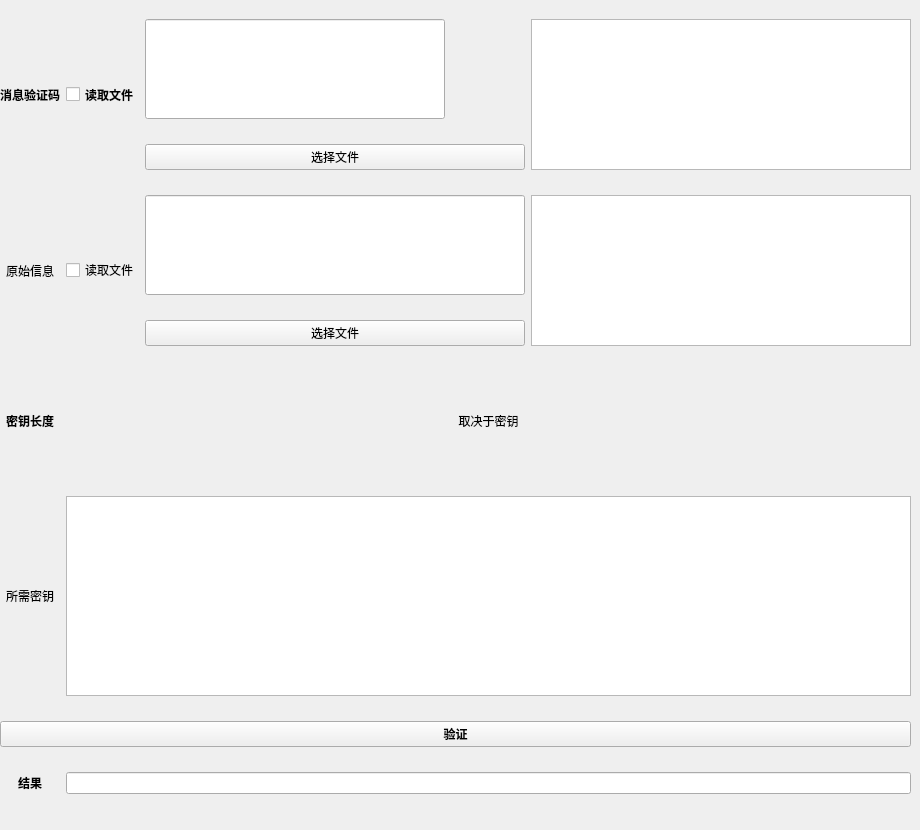
      <widget class="QWidget" name="page_28">
       <widget class="QWidget" name="gridLayoutWidget_16">
        <property name="geometry">
         <rect>
          <x>0</x>
          <y>0</y>
          <width>911</width>
          <height>821</height>
         </rect>
        </property>
        <layout class="QGridLayout" name="gridLayout_16">
         <item row="4" column="2">
          <widget class="QLineEdit" name="lineEdit_11">
           <property name="maximumSize">
            <size>
             <width>16777215</width>
             <height>100</height>
            </size>
           </property>
          </widget>
         </item>
         <item row="7" column="1" colspan="3">
          <widget class="QPlainTextEdit" name="plainTextEdit_27">
           <property name="maximumSize">
            <size>
             <width>16777215</width>
             <height>200</height>
            </size>
           </property>
          </widget>
         </item>
         <item row="6" column="1" colspan="3">
          <widget class="QLabel" name="label_80">
           <property name="maximumSize">
            <size>
             <width>16777215</width>
             <height>100</height>
            </size>
           </property>
           <property name="text">
            <string>取决于密钥</string>
           </property>
           <property name="alignment">
            <set>Qt::AlignCenter</set>
           </property>
          </widget>
         </item>
         <item row="4" column="1" rowspan="2">
          <widget class="QCheckBox" name="checkBox_4">
           <property name="text">
            <string>读取文件</string>
           </property>
          </widget>
         </item>
         <item row="5" column="2">
          <widget class="QPushButton" name="pushButton_62">
           <property name="text">
            <string>选择文件</string>
           </property>
          </widget>
         </item>
         <item row="9" column="0" colspan="4">
          <widget class="QPushButton" name="pushButton_63">
           <property name="font">
            <font>
             <weight>75</weight>
             <bold>true</bold>
            </font>
           </property>
           <property name="text">
            <string>验证</string>
           </property>
          </widget>
         </item>
         <item row="6" column="0">
          <widget class="QLabel" name="label_81">
           <property name="maximumSize">
            <size>
             <width>300</width>
             <height>16777215</height>
            </size>
           </property>
           <property name="font">
            <font>
             <weight>75</weight>
             <bold>true</bold>
            </font>
           </property>
           <property name="text">
            <string>密钥长度</string>
           </property>
           <property name="alignment">
            <set>Qt::AlignCenter</set>
           </property>
          </widget>
         </item>
         <item row="10" column="0">
          <widget class="QLabel" name="label_82">
           <property name="font">
            <font>
             <weight>75</weight>
             <bold>true</bold>
            </font>
           </property>
           <property name="text">
            <string>结果</string>
           </property>
           <property name="alignment">
            <set>Qt::AlignCenter</set>
           </property>
          </widget>
         </item>
         <item row="10" column="1" colspan="3">
          <widget class="QLineEdit" name="lineEdit_18"/>
         </item>
         <item row="7" column="0">
          <widget class="QLabel" name="label_83">
           <property name="maximumSize">
            <size>
             <width>16777215</width>
             <height>200</height>
            </size>
           </property>
           <property name="text">
            <string>所需密钥</string>
           </property>
           <property name="alignment">
            <set>Qt::AlignCenter</set>
           </property>
          </widget>
         </item>
         <item row="2" column="2">
          <widget class="QPushButton" name="pushButton_64">
           <property name="text">
            <string>选择文件</string>
           </property>
          </widget>
         </item>
         <item row="4" column="0" rowspan="2">
          <widget class="QLabel" name="label_84">
           <property name="text">
            <string>原始信息</string>
           </property>
           <property name="alignment">
            <set>Qt::AlignCenter</set>
           </property>
          </widget>
         </item>
         <item row="1" column="2">
          <widget class="QLineEdit" name="lineEdit_19">
           <property name="maximumSize">
            <size>
             <width>300</width>
             <height>100</height>
            </size>
           </property>
          </widget>
         </item>
         <item row="1" column="3" rowspan="2">
          <widget class="QPlainTextEdit" name="plainTextEdit_28">
           <property name="maximumSize">
            <size>
             <width>16777215</width>
             <height>200</height>
            </size>
           </property>
          </widget>
         </item>
         <item row="4" column="3" rowspan="2">
          <widget class="QPlainTextEdit" name="plainTextEdit_4"/>
         </item>
         <item row="1" column="1" rowspan="2">
          <widget class="QCheckBox" name="checkBox_20">
           <property name="maximumSize">
            <size>
             <width>16777215</width>
             <height>200</height>
            </size>
           </property>
           <property name="font">
            <font>
             <weight>75</weight>
             <bold>true</bold>
            </font>
           </property>
           <property name="text">
            <string>读取文件</string>
           </property>
          </widget>
         </item>
         <item row="1" column="0" rowspan="2">
          <widget class="QLabel" name="label_85">
           <property name="maximumSize">
            <size>
             <width>16777215</width>
             <height>200</height>
            </size>
           </property>
           <property name="font">
            <font>
             <weight>75</weight>
             <bold>true</bold>
            </font>
           </property>
           <property name="text">
            <string>消息验证码</string>
           </property>
           <property name="alignment">
            <set>Qt::AlignCenter</set>
           </property>
          </widget>
         </item>
        </layout>
       </widget>
      </widget>
